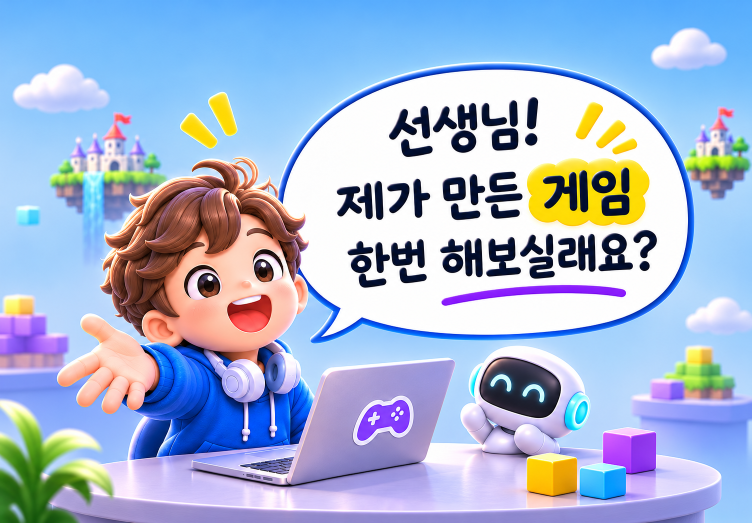
#> input picture output/ai-edu-expo/assets/info-desk-redrawn.png, 1504 x 1046 px (shown at 1/2 size)
$ python export-info-desk.py
#> lines starting #> are read from the running program, lines starting #| are printed output that depends on the picture
"""Prepare the desk artwork at its final trim size, without bleed."""
from io import BytesIO
from pathlib import Path

import fitz
from PIL import Image, ImageCms, ImageOps

root = Path(__file__).resolve().parent
dest = root.parent / "pdf" / "expo-info-desk-950x660"
dest.mkdir(exist_ok=True, parents=True)
width_mm, height_mm = 950, 660
dpi = 300
pixels = tuple(round(mm * dpi / 25.4) for mm in (width_mm, height_mm))
with Image.open(root / "assets/info-desk-redrawn.png") as source:
#> source is the input picture: PIL image 1504x1046 RGB; mean R, G, B 164.8, 181.1, 212
    rgb = ImageOps.fit(source.convert("RGB"), pixels, method=Image.Resampling.LANCZOS)
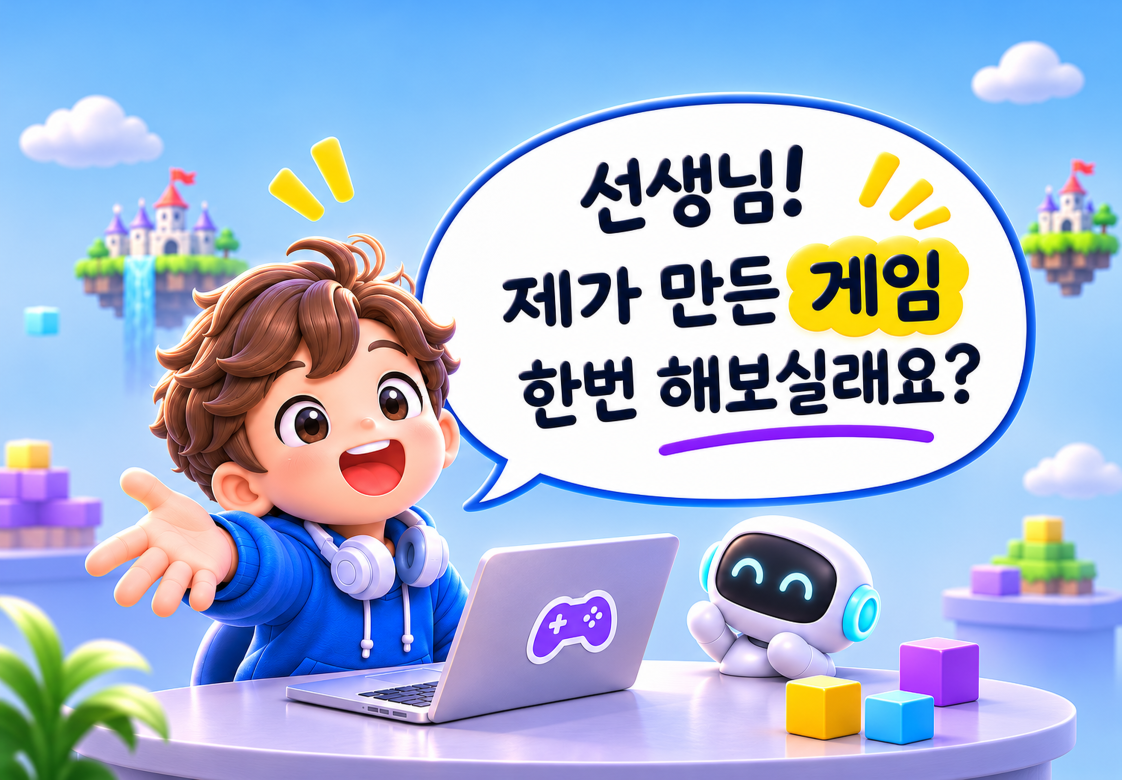
#> rgb: PIL image 11220x7795 RGB (shown at 1/10 size); mean R, G, B 164.8, 181.1, 211.9
preview = rgb.resize((1900, 1320), Image.Resampling.LANCZOS)
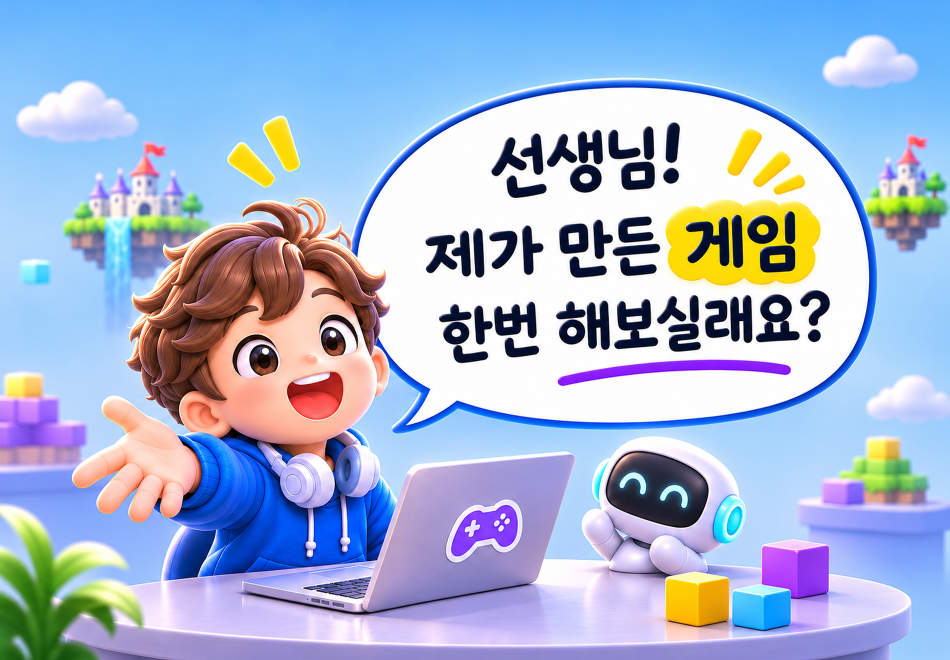
#> preview: PIL image 1900x1320 RGB (shown at 1/2 size); mean R, G, B 164.8, 181.1, 211.9
preview.save(root / "info-desk.png")

#> (the run stopped early here; a loop or call above may not have finished)
